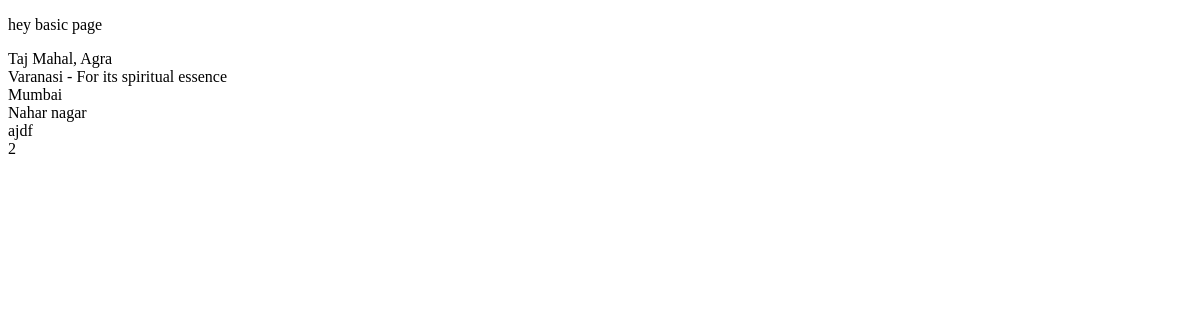
/list, run on an earlier commit of the app's database.
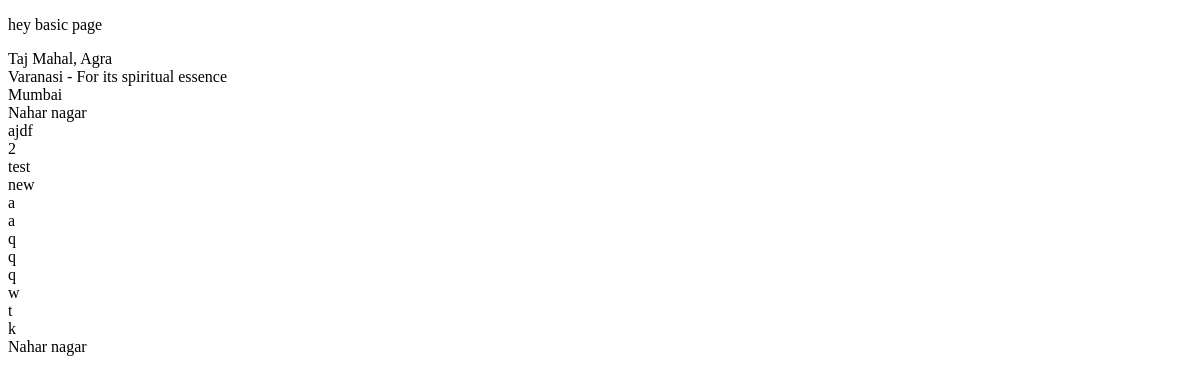
And on a later commit of the database.
### places/models.py (models this page shows)
class Places(models.Model):
	place_name = models.CharField(max_length=100, default="");
	place_ratings = models.IntegerField(null=True, default="")
	place_image = models.ImageField(upload_to="images/", blank=True)
	place_description = models.TextField(max_length=50, default="")

### places/views.py (the view)
# urls.py: path('list', list_view)
def list_view(request):
	o=Places.objects.all()
	context = {
	'obj': o
	}
	return render(request, "list.html", context)

### places/templates/list.html
{% extends 'base.html' %}
{% block content %}
{% for x in obj %}
	{{ x.place_name }}<br />
{% endfor %}
{% endblock %}

### places/templates/base.html (shortened to what this page needs)
<!DOCTYPE html>
<html>
<head>
</head>
<body>
<p>hey basic page</p>
{% block content %}
{% endblock %}
</body>
</html>

What changed in the data, as far as the page shows it:
added Places: place_name "test"
added Places: place_name "new"
added Places: place_name "a"
added Places: place_name "a"
added Places: place_name "q"
added Places: place_name "q"
added Places: place_name "q"
added Places: place_name "w"
added Places: place_name "t"
added Places: place_name "k"
added Places: place_name "Nahar nagar"
